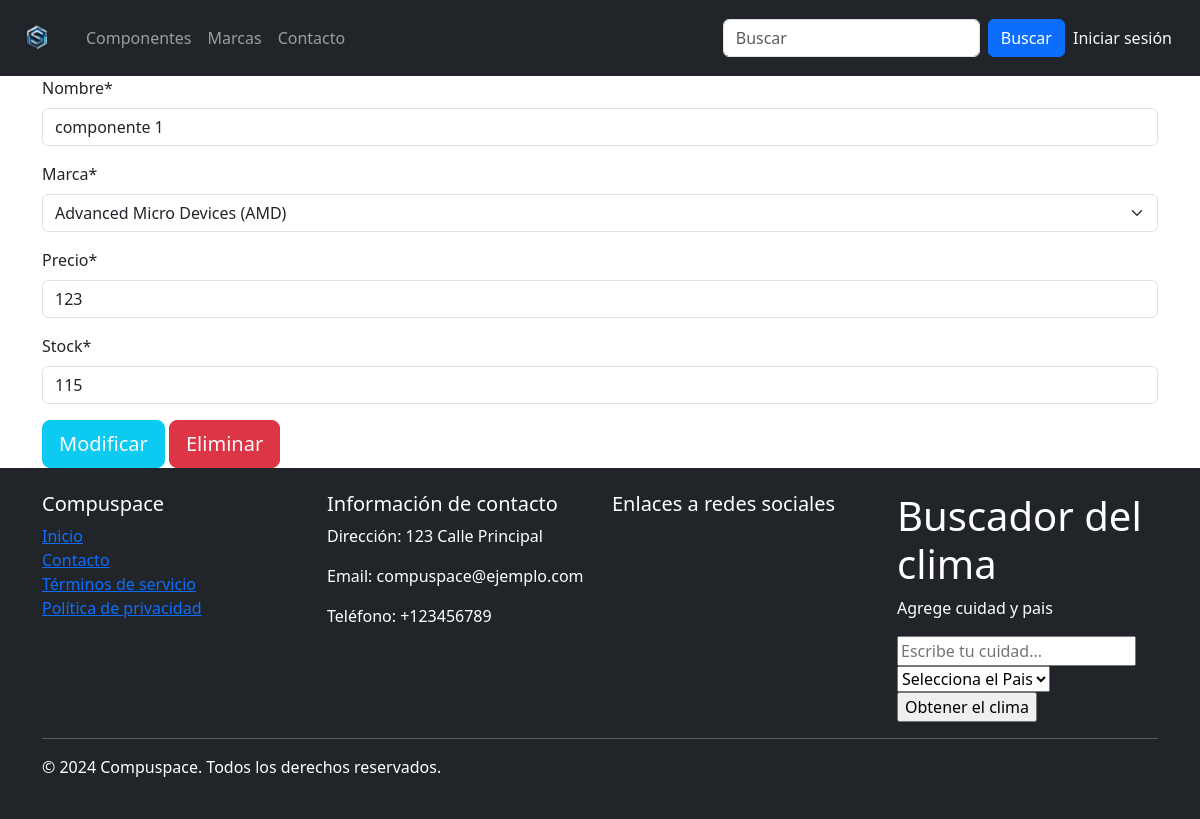
Page /detallecomponente/1 on the committed database.
### aplicacionCompuSpace/models.py (models this page shows)
class componente(models.Model):
    nombre = models.CharField(max_length=50)
    marca = models.CharField(max_length=50, choices=MARCAS)
    precio = models.IntegerField(validators=[MinValueValidator(0)])
    stock = models.IntegerField(validators=[MinValueValidator(0)])

### aplicacionCompuSpace/views.py (the view)
# urls.py: path('detallecomponente/<id>', detallecomp, name='detallecomponente'),
def detallecomp(request,id):
    if id == '0':
        form=componenteForm()
        datos={
            'form':form
        }
        if request.method=="POST":
           form=componenteForm(data=request.POST)
           if form.is_valid():
            form.save()
            messages.success(request,'Componente creado')
            return redirect(to='listaProductos')
        return render(request,'aplicacion/detallecomponente.html', datos)
    else:
        comp=get_object_or_404(componente,id=id)
        form=componenteForm(instance=comp)
        datos={
           "componente":comp,
            'form':form
        }
        botonpresionado = None
        if request.method=="POST":
           botonpresionado = request.POST.get('boton')
           form=componenteForm(data=request.POST,instance=comp)
        if botonpresionado == 'eliminar':
            print("componente eliminado")
            comp.delete()
            messages.error(request,'Componente eliminado')
            return redirect(to='listaProductos')
        else:
            if form.is_valid():
                form.save()
                messages.info(request,'Componente modificado')
                return redirect(to='listaProductos')
        return render(request,'aplicacion/detallecomponente.html', datos)

### aplicacionCompuSpace/forms.py
class componenteForm(forms.ModelForm):
    pass
    class Meta:
        model = componente
        fields=['nombre','marca','precio','stock']

### aplicacionCompuSpace/templates/aplicacion/detallecomponente.html (shortened to what this page needs)
{% extends "plantillas/base.html" %}
{% load static %}
{% load crispy_forms_tags %}
{% block contenido %}
<div class="container">
  <form action="" method="post">
    {{form | crispy}}
    {% if componente %}
      <button type="submit" class='btn btn-info text-light btn-lg'>Modificar</button>
      <button type="button" class='btn btn-danger text-light btn-lg' data-bs-toggle="modal" data-bs-target="#confirmarEliminacion">Eliminar</button>
    {% else %}
      <button type="submit" class='btn btn-success text-light btn-lg'>Crear</button>
    {% endif %}
  </form>
</div>
{% endblock contenido %}

### rows in the picture
componente: nombre "componente 1", marca "Advanced Micro Devices (AMD)", precio "123", stock "115"
